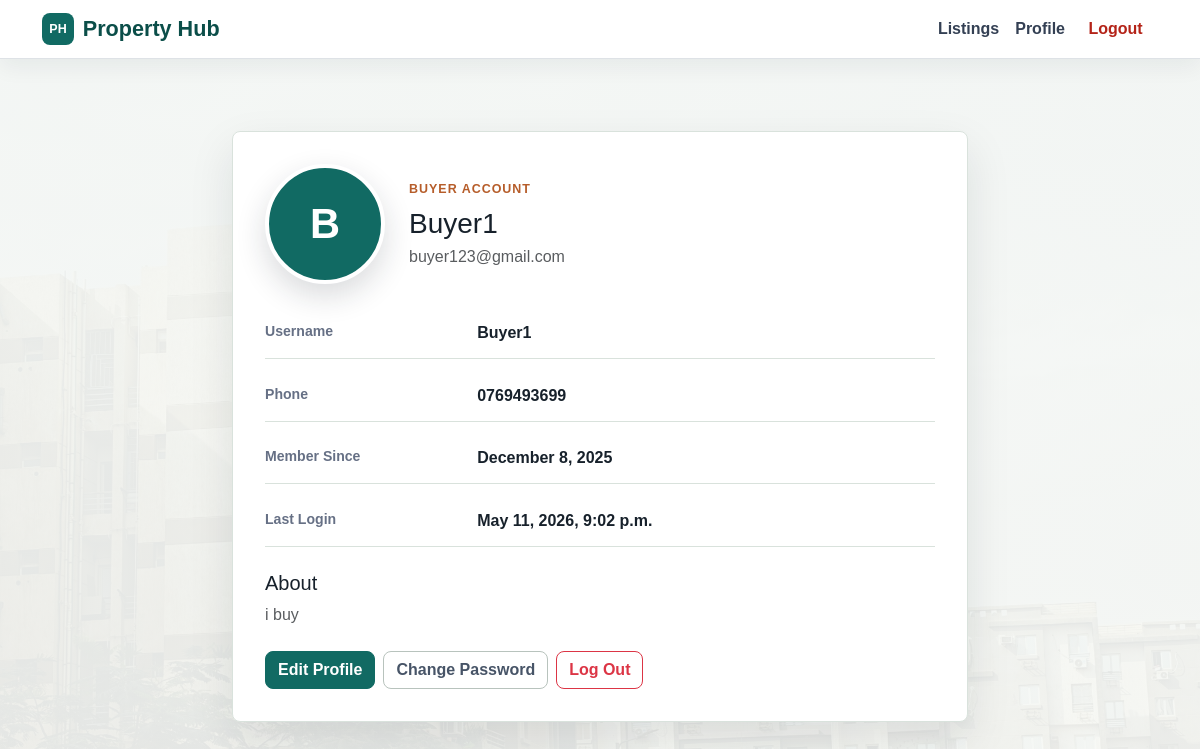
The app's page /accounts/profile/ (signed in), older data.
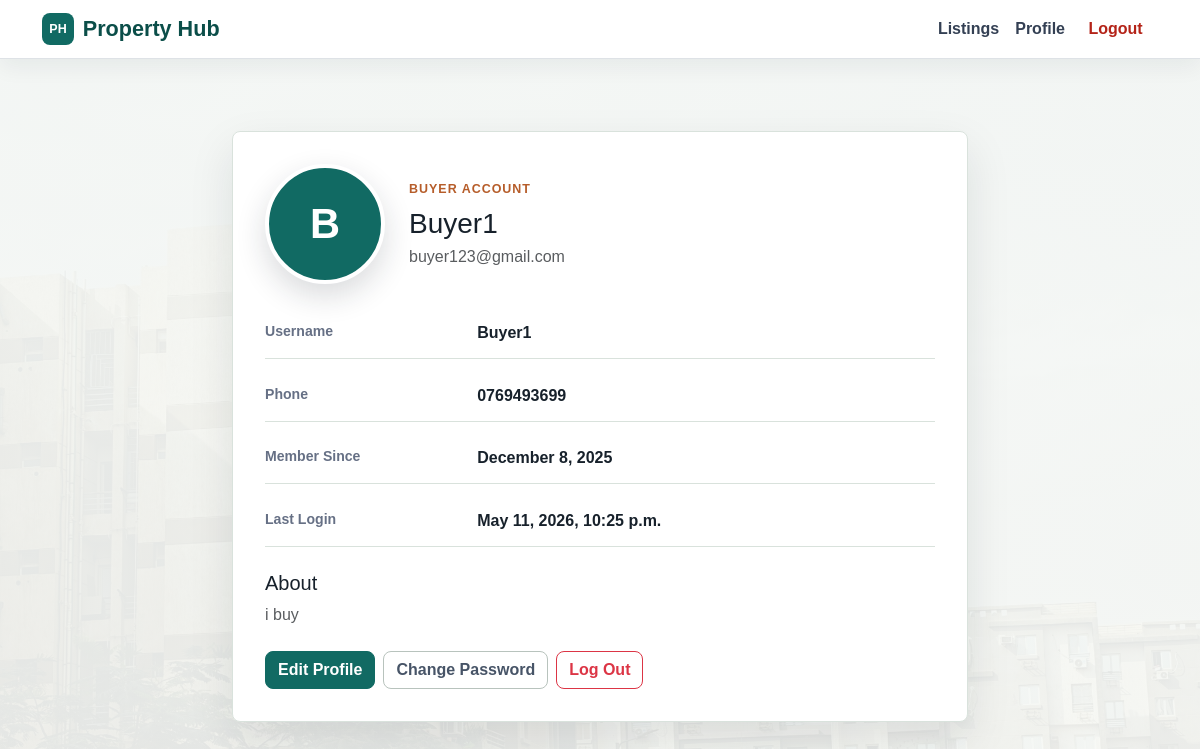
The same page, newer data.
### accounts/models.py (models this page shows, shortened)
class User(AbstractUser):
    class Roles(models.TextChoices):
        ADMIN = 'admin', _('Admin')
        BUYER = 'buyer', _('Buyer')
        SELLER = 'seller', _('Seller')
    email = models.EmailField(
        _('email address'),
        unique=True,
        help_text=_('Required. Unique email address.')
    )
    phone = models.CharField(
        max_length=15,
        blank=True,
        help_text=_('Contact phone number.')
    )
    bio = models.TextField(
        blank=True,
        help_text=_('Short bio for the profile.')
    )
    profile_picture = models.ImageField(
        upload_to='profiles/',
        blank=True,
        null=True,
        help_text=_('Profile picture.')
    )
    role = models.CharField(
        max_length=10,
        choices=Roles.choices,
        default=Roles.BUYER,
        help_text=_('Role of the user.')
    )
    seller_approved = models.BooleanField(
        default=False,
        help_text=_('Designates whether this seller can publish listings.')
    )
    USERNAME_FIELD = 'email'
    REQUIRED_FIELDS = ['username', 'first_name', 'last_name']
    @property
    def is_seller(self):
        return self.role == self.Roles.SELLER
    @property
    def is_admin(self):
        return self.role == self.Roles.ADMIN or self.is_superuser

### accounts/views.py (the view)
# urls.py: path("profile/", views.profile, name="profile"),
@login_required
def profile(request):
    return render(request, "accounts/profile.html")

### templates/accounts/profile.html (shortened to what this page needs)
{% extends "base.html" %}
{% load static %}
{% block content %}
<div class="py-5">
  <div class="row justify-content-center">
    <div class="col-lg-8">
      <div class="app-card profile-card">
        <div class="d-flex flex-wrap align-items-center gap-4">
          {% if request.user.profile_picture %}
            <img src="{{ request.user.profile_picture.url }}" class="profile-avatar rounded-circle" alt="{{ request.user.username }}">
          {% else %}
            <div class="profile-avatar profile-initial rounded-circle">{{ request.user.username|first|upper }}</div>
          {% endif %}
          <div>
            <p class="eyebrow">{{ request.user.role|title }} account</p>
            <h1 class="h3 mb-1">{{ request.user.get_full_name|default:request.user.username }}</h1>
            <p class="text-muted mb-0">{{ request.user.email }}</p>
          </div>
        </div>
        <dl class="details-list mt-4">
          <div><dt>Username</dt><dd>{{ request.user.username }}</dd></div>
          <div><dt>Phone</dt><dd>{{ request.user.phone|default:"Not provided" }}</dd></div>
          <div><dt>Member Since</dt><dd>{{ request.user.date_joined|date:"F j, Y" }}</dd></div>
          <div><dt>Last Login</dt><dd>{{ request.user.last_login|date:"F j, Y, g:i a"|default:"Not available" }}</dd></div>
        </dl>
        {% if request.user.bio %}
          <div class="mt-4">
            <h2 class="h5">About</h2>
            <p class="text-muted mb-0">{{ request.user.bio }}</p>
          </div>
        {% endif %}
        <div class="d-flex flex-wrap gap-2 mt-4">
          <a href="{% url 'profile_edit' %}" class="btn btn-primary">Edit Profile</a>
          <a href="{% url 'password_change' %}" class="btn btn-outline-secondary">Change Password</a>
          <form method="post" action="{% url 'logout' %}">
            <button type="submit" class="btn btn-outline-danger">Log Out</button>
          </form>
        </div>
      </div>
    </div>
  </div>
</div>
{% endblock %}

Row changes from the older to the newer data that the page shows:
changed User "Buyer1": user.last_login "May 11, 2026, 9:02 p.m." → "May 11, 2026, 10:25 p.m."
